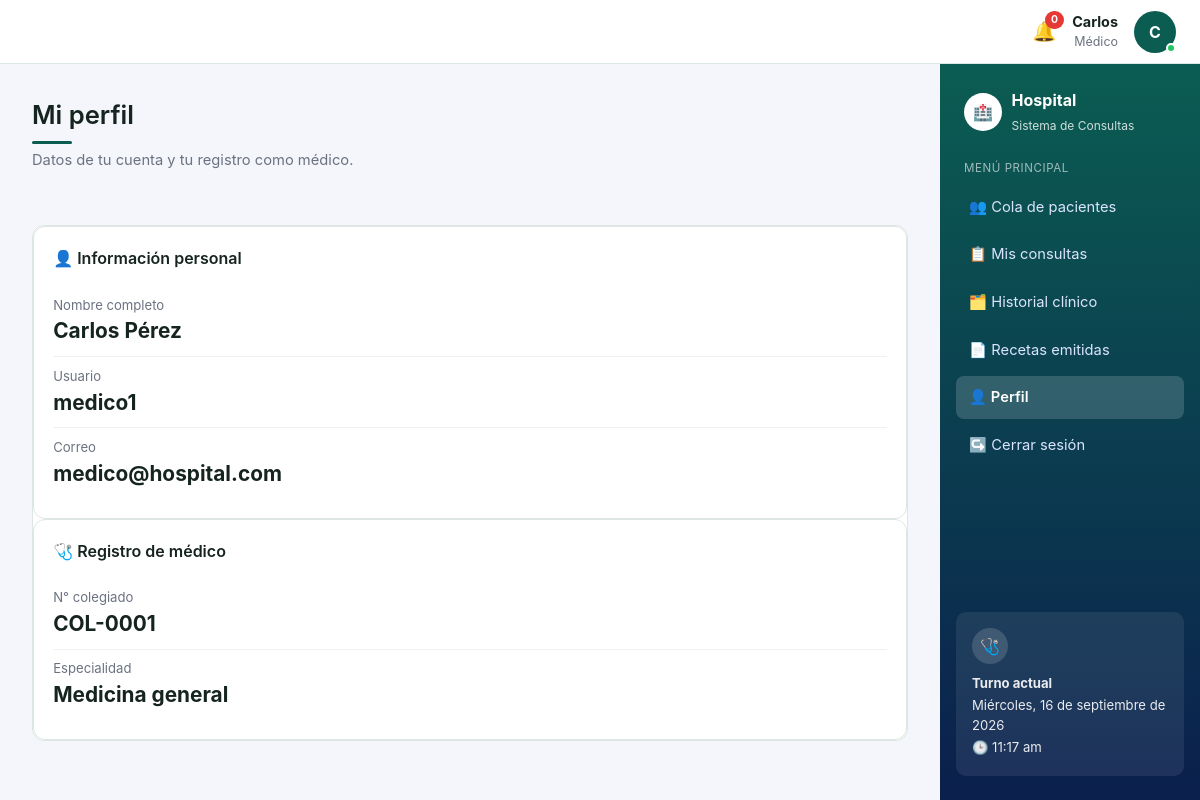
Page /pages/perfil.php (signed in) on the committed database.
### tables this page shows
CREATE TABLE medicos (
    id_medico INT AUTO_INCREMENT PRIMARY KEY,
    id_usuario INT NOT NULL UNIQUE,
    id_especialidad INT NOT NULL,
    numero_colegiado VARCHAR(30),
    FOREIGN KEY (id_usuario) REFERENCES usuarios(id_usuario),
    FOREIGN KEY (id_especialidad) REFERENCES especialidades(id_especialidad)
);

CREATE TABLE usuarios (
    id_usuario INT AUTO_INCREMENT PRIMARY KEY,
    nombre VARCHAR(60) NOT NULL,
    apellido VARCHAR(60) NOT NULL,
    correo VARCHAR(100) UNIQUE,
    usuario VARCHAR(40) NOT NULL UNIQUE,
    password_hash VARCHAR(255) NOT NULL,
    id_rol INT NOT NULL,
    activo TINYINT(1) DEFAULT 1,
    fecha_creacion DATETIME DEFAULT CURRENT_TIMESTAMP,
    FOREIGN KEY (id_rol) REFERENCES roles(id_rol)
);

CREATE TABLE especialidades (
    id_especialidad INT AUTO_INCREMENT PRIMARY KEY,
    nombre_especialidad VARCHAR(60) NOT NULL UNIQUE,
    descripcion TEXT
);

### pages/perfil.php (the view, shortened to what this page needs)
<?php
require_once __DIR__ . '/../config/conexion.php';
$stmtPerfil = $conexion->prepare(
    "SELECT u.nombre, u.apellido, u.correo, u.usuario, u.fecha_creacion,
            m.numero_colegiado, m.id_especialidad, e.nombre_especialidad
     FROM usuarios u
     INNER JOIN medicos m ON m.id_usuario = u.id_usuario
     LEFT JOIN especialidades e ON e.id_especialidad = m.id_especialidad
     WHERE u.id_usuario = :id_usuario
     LIMIT 1"
);
$stmtPerfil->execute([':id_usuario' => $_SESSION['id_usuario']]);
$perfil = $stmtPerfil->fetch(PDO::FETCH_ASSOC);
$numeroColegiado = $perfil['numero_colegiado'] !== null ? $perfil['numero_colegiado'] : 'No registrado';
$especialidad    = $perfil['nombre_especialidad'] ?? '—';
?>
<!DOCTYPE html>
<html lang="es">
<head>
    <link rel="stylesheet" href="../css/estilo.css">
    <link rel="stylesheet" href="../css/medico.css">
</head>
<body>
<div class="medico-layout">
    <?php include __DIR__ . '/parciales/topbar.php'; ?>
    <?php $paginaActiva = 'perfil'; include __DIR__ . '/parciales/sidebar.php'; ?>
    <main class="medico-main">
        <div class="medico-main__encabezado">
            <div class="medico-main__titulo">
                <h2>Mi perfil</h2>
                <p>Datos de tu cuenta y tu registro como médico.</p>
            </div>
        </div>
        <section class="panel-tabla" style="grid-column: 1 / -1;">
            <div class="tarjeta-lateral">
                <h3>👤 Información personal</h3>
                <div class="tarjeta-lateral__dato">
                    <div class="tarjeta-lateral__dato-label">Nombre completo</div>
                    <div class="tarjeta-lateral__dato-numero"><?= htmlspecialchars($perfil['nombre'] . ' ' . $perfil['apellido']) ?></div>
                </div>
                <div class="tarjeta-lateral__dato">
                    <div class="tarjeta-lateral__dato-label">Usuario</div>
                    <div class="tarjeta-lateral__dato-numero"><?= htmlspecialchars($perfil['usuario']) ?></div>
                </div>
                <div class="tarjeta-lateral__dato">
                    <div class="tarjeta-lateral__dato-label">Correo</div>
                    <div class="tarjeta-lateral__dato-numero"><?= htmlspecialchars($perfil['correo'] ?? '') ?></div>
                </div>
            </div>
            <div class="tarjeta-lateral">
                <h3>🩺 Registro de médico</h3>
                <div class="tarjeta-lateral__dato">
                    <div class="tarjeta-lateral__dato-label">N° colegiado</div>
                    <div class="tarjeta-lateral__dato-numero"><?= htmlspecialchars($numeroColegiado) ?></div>
                </div>
                <div class="tarjeta-lateral__dato">
                    <div class="tarjeta-lateral__dato-label">Especialidad</div>
                    <div class="tarjeta-lateral__dato-numero"><?= htmlspecialchars($especialidad) ?></div>
                </div>
            </div>
        </section>
    </main>
</div>
</body>
</html>

### css/estilo.css (style rules this page uses)
:root { --color-primario: #0B5D52; --color-primario-oscuro: #08423B; --color-primario-claro: #E4F2EF; --color-acento: #C2760C; --color-fondo: #FAFAF8; --color-texto: #16241F; --color-texto-suave: #5C6D68; --color-borde: #DDE6E3; --color-error: #B3261E; --color-exito: #1B7A4A; --fuente: -apple-system, BlinkMacSystemFont, "Segoe UI", Roboto, Helvetica, Arial, sans-serif; --radio: 10px; }
* { box-sizing: border-box; }
body { margin: 0; font-family: var(--fuente); background: var(--color-fondo); color: var(--color-texto); line-height: 1.5; }
h1, h2, h3 { font-weight: 600; margin: 0 0 8px; }

### css/medico.css (style rules this page uses)
.medico-layout { display: flex; min-height: 100vh; background-color: #f4f6fb; color: var(--color-texto); }
.medico-main { margin-right: 260px; margin-top: 64px; padding: 2rem; flex-grow: 1; display: grid; grid-template-columns: 1fr 300px; gap: 1.5rem; align-items: start; }
.medico-main__encabezado { grid-column: 1 / -1; display: flex; justify-content: space-between; align-items: flex-start; flex-wrap: wrap; gap: 1rem; }
.medico-main__titulo h2 { margin: 0 0 0.3rem 0; font-size: 1.6rem; position: relative; padding-bottom: 0.6rem; }
.medico-main__titulo h2::after { content: ""; position: absolute; bottom: 0; left: 0; width: 40px; height: 3px; background-color: var(--color-primario); border-radius: 3px; }
.medico-main__titulo p { margin: 0.2rem 0; color: #6b7280; font-size: 0.92rem; }
.panel-tabla { background-color: #fff; border-radius: 12px; border: 1px solid var(--color-borde); overflow: hidden; }
.tarjeta-lateral { background-color: #fff; border: 1px solid var(--color-borde); border-radius: 12px; padding: 1.2rem; }
.tarjeta-lateral h3 { display: flex; align-items: center; gap: 0.5rem; font-size: 1rem; margin: 0 0 1rem 0; }
.tarjeta-lateral__dato { padding: 0.6rem 0; border-bottom: 1px solid #f0f1f4; }
.tarjeta-lateral__dato:last-child { border-bottom: none; }
.tarjeta-lateral__dato-label { font-size: 0.82rem; color: #6b7280; }
.tarjeta-lateral__dato-numero { font-size: 1.3rem; font-weight: bold; }

### rows in the picture
medicos: id_usuario.apellido "Carlos Pérez", id_usuario.usuario "medico1", id_usuario.correo "medico@hospital.com", numero_colegiado "COL-0001", id_especialidad.nombre_especialidad "Medicina general"

### other values in the picture
$notificacionesTopbar "0"
$nombreMedico "Carlos"
$inicialesTopbar "C"
